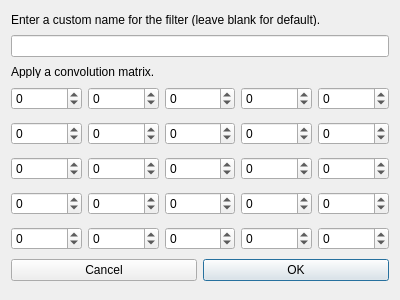
<?xml version="1.0" encoding="UTF-8"?>
<ui version="4.0">
 <class>EditFilterDialog</class>
 <widget class="QDialog" name="EditFilterDialog">
  <property name="geometry">
   <rect>
    <x>0</x>
    <y>0</y>
    <width>400</width>
    <height>300</height>
   </rect>
  </property>
  <property name="sizePolicy">
   <sizepolicy hsizetype="Fixed" vsizetype="Fixed">
    <horstretch>0</horstretch>
    <verstretch>0</verstretch>
   </sizepolicy>
  </property>
  <property name="minimumSize">
   <size>
    <width>400</width>
    <height>300</height>
   </size>
  </property>
  <property name="maximumSize">
   <size>
    <width>400</width>
    <height>300</height>
   </size>
  </property>
  <property name="windowTitle">
   <string>Edit filter</string>
  </property>
  <property name="sizeGripEnabled">
   <bool>false</bool>
  </property>
  <property name="modal">
   <bool>false</bool>
  </property>
  <layout class="QVBoxLayout" name="verticalLayout">
   <item>
    <widget class="QLabel" name="label_2">
     <property name="sizePolicy">
      <sizepolicy hsizetype="Preferred" vsizetype="Fixed">
       <horstretch>0</horstretch>
       <verstretch>0</verstretch>
      </sizepolicy>
     </property>
     <property name="minimumSize">
      <size>
       <width>382</width>
       <height>12</height>
      </size>
     </property>
     <property name="maximumSize">
      <size>
       <width>16777215</width>
       <height>12</height>
      </size>
     </property>
     <property name="text">
      <string>Enter a custom name for the filter (leave blank for default).</string>
     </property>
    </widget>
   </item>
   <item>
    <widget class="QLineEdit" name="customNameLineEdit"/>
   </item>
   <item>
    <widget class="QLabel" name="label">
     <property name="sizePolicy">
      <sizepolicy hsizetype="Preferred" vsizetype="Fixed">
       <horstretch>0</horstretch>
       <verstretch>0</verstretch>
      </sizepolicy>
     </property>
     <property name="minimumSize">
      <size>
       <width>382</width>
       <height>12</height>
      </size>
     </property>
     <property name="maximumSize">
      <size>
       <width>16777215</width>
       <height>12</height>
      </size>
     </property>
     <property name="text">
      <string>Apply a convolution matrix.</string>
     </property>
    </widget>
   </item>
   <item>
    <layout class="QGridLayout" name="matrixGridLayout">
     <property name="sizeConstraint">
      <enum>QLayout::SetMaximumSize</enum>
     </property>
     <property name="horizontalSpacing">
      <number>6</number>
     </property>
     <property name="verticalSpacing">
      <number>12</number>
     </property>
     <item row="3" column="0">
      <widget class="QSpinBox" name="spinBox_4">
       <property name="whatsThis">
        <string>A coefficient value which will be used to compute the output map.</string>
       </property>
       <property name="minimum">
        <number>-100</number>
       </property>
       <property name="maximum">
        <number>100</number>
       </property>
      </widget>
     </item>
     <item row="4" column="0">
      <widget class="QSpinBox" name="spinBox_5">
       <property name="whatsThis">
        <string>A coefficient value which will be used to compute the output map.</string>
       </property>
       <property name="minimum">
        <number>-100</number>
       </property>
       <property name="maximum">
        <number>100</number>
       </property>
      </widget>
     </item>
     <item row="1" column="0">
      <widget class="QSpinBox" name="spinBox_2">
       <property name="whatsThis">
        <string>A coefficient value which will be used to compute the output map.</string>
       </property>
       <property name="minimum">
        <number>-100</number>
       </property>
       <property name="maximum">
        <number>100</number>
       </property>
      </widget>
     </item>
     <item row="2" column="0">
      <widget class="QSpinBox" name="spinBox_3">
       <property name="whatsThis">
        <string>A coefficient value which will be used to compute the output map.</string>
       </property>
       <property name="minimum">
        <number>-100</number>
       </property>
       <property name="maximum">
        <number>100</number>
       </property>
      </widget>
     </item>
     <item row="0" column="0">
      <widget class="QSpinBox" name="spinBox">
       <property name="whatsThis">
        <string>A coefficient value which will be used to compute the output map.</string>
       </property>
       <property name="minimum">
        <number>-100</number>
       </property>
       <property name="maximum">
        <number>100</number>
       </property>
      </widget>
     </item>
     <item row="3" column="3">
      <widget class="QSpinBox" name="spinBox_19">
       <property name="whatsThis">
        <string>A coefficient value which will be used to compute the output map.</string>
       </property>
       <property name="minimum">
        <number>-100</number>
       </property>
       <property name="maximum">
        <number>100</number>
       </property>
      </widget>
     </item>
     <item row="4" column="3">
      <widget class="QSpinBox" name="spinBox_20">
       <property name="whatsThis">
        <string>A coefficient value which will be used to compute the output map.</string>
       </property>
       <property name="minimum">
        <number>-100</number>
       </property>
       <property name="maximum">
        <number>100</number>
       </property>
      </widget>
     </item>
     <item row="1" column="1">
      <widget class="QSpinBox" name="spinBox_7">
       <property name="whatsThis">
        <string>A coefficient value which will be used to compute the output map.</string>
       </property>
       <property name="minimum">
        <number>-100</number>
       </property>
       <property name="maximum">
        <number>100</number>
       </property>
      </widget>
     </item>
     <item row="0" column="3">
      <widget class="QSpinBox" name="spinBox_16">
       <property name="whatsThis">
        <string>A coefficient value which will be used to compute the output map.</string>
       </property>
       <property name="minimum">
        <number>-100</number>
       </property>
       <property name="maximum">
        <number>100</number>
       </property>
      </widget>
     </item>
     <item row="0" column="1">
      <widget class="QSpinBox" name="spinBox_6">
       <property name="whatsThis">
        <string>A coefficient value which will be used to compute the output map.</string>
       </property>
       <property name="minimum">
        <number>-100</number>
       </property>
       <property name="maximum">
        <number>100</number>
       </property>
      </widget>
     </item>
     <item row="3" column="1">
      <widget class="QSpinBox" name="spinBox_9">
       <property name="whatsThis">
        <string>A coefficient value which will be used to compute the output map.</string>
       </property>
       <property name="minimum">
        <number>-100</number>
       </property>
       <property name="maximum">
        <number>100</number>
       </property>
      </widget>
     </item>
     <item row="4" column="1">
      <widget class="QSpinBox" name="spinBox_10">
       <property name="whatsThis">
        <string>A coefficient value which will be used to compute the output map.</string>
       </property>
       <property name="minimum">
        <number>-100</number>
       </property>
       <property name="maximum">
        <number>100</number>
       </property>
      </widget>
     </item>
     <item row="2" column="1">
      <widget class="QSpinBox" name="spinBox_8">
       <property name="whatsThis">
        <string>A coefficient value which will be used to compute the output map.</string>
       </property>
       <property name="minimum">
        <number>-100</number>
       </property>
       <property name="maximum">
        <number>100</number>
       </property>
      </widget>
     </item>
     <item row="0" column="2">
      <widget class="QSpinBox" name="spinBox_11">
       <property name="whatsThis">
        <string>A coefficient value which will be used to compute the output map.</string>
       </property>
       <property name="minimum">
        <number>-100</number>
       </property>
       <property name="maximum">
        <number>100</number>
       </property>
      </widget>
     </item>
     <item row="1" column="2">
      <widget class="QSpinBox" name="spinBox_12">
       <property name="whatsThis">
        <string>A coefficient value which will be used to compute the output map.</string>
       </property>
       <property name="minimum">
        <number>-100</number>
       </property>
       <property name="maximum">
        <number>100</number>
       </property>
      </widget>
     </item>
     <item row="3" column="2">
      <widget class="QSpinBox" name="spinBox_14">
       <property name="whatsThis">
        <string>A coefficient value which will be used to compute the output map.</string>
       </property>
       <property name="minimum">
        <number>-100</number>
       </property>
       <property name="maximum">
        <number>100</number>
       </property>
      </widget>
     </item>
     <item row="2" column="2">
      <widget class="QSpinBox" name="spinBox_13">
       <property name="whatsThis">
        <string>A coefficient value which will be used to compute the output map.</string>
       </property>
       <property name="minimum">
        <number>-100</number>
       </property>
       <property name="maximum">
        <number>100</number>
       </property>
      </widget>
     </item>
     <item row="4" column="2">
      <widget class="QSpinBox" name="spinBox_15">
       <property name="whatsThis">
        <string>A coefficient value which will be used to compute the output map.</string>
       </property>
       <property name="minimum">
        <number>-100</number>
       </property>
       <property name="maximum">
        <number>100</number>
       </property>
      </widget>
     </item>
     <item row="1" column="3">
      <widget class="QSpinBox" name="spinBox_17">
       <property name="whatsThis">
        <string>A coefficient value which will be used to compute the output map.</string>
       </property>
       <property name="minimum">
        <number>-100</number>
       </property>
       <property name="maximum">
        <number>100</number>
       </property>
      </widget>
     </item>
     <item row="2" column="3">
      <widget class="QSpinBox" name="spinBox_18">
       <property name="whatsThis">
        <string>A coefficient value which will be used to compute the output map.</string>
       </property>
       <property name="minimum">
        <number>-100</number>
       </property>
       <property name="maximum">
        <number>100</number>
       </property>
      </widget>
     </item>
     <item row="0" column="4">
      <widget class="QSpinBox" name="spinBox_21">
       <property name="whatsThis">
        <string>A coefficient value which will be used to compute the output map.</string>
       </property>
       <property name="minimum">
        <number>-100</number>
       </property>
       <property name="maximum">
        <number>100</number>
       </property>
      </widget>
     </item>
     <item row="1" column="4">
      <widget class="QSpinBox" name="spinBox_22">
       <property name="whatsThis">
        <string>A coefficient value which will be used to compute the output map.</string>
       </property>
       <property name="minimum">
        <number>-100</number>
       </property>
       <property name="maximum">
        <number>100</number>
       </property>
      </widget>
     </item>
     <item row="2" column="4">
      <widget class="QSpinBox" name="spinBox_23">
       <property name="whatsThis">
        <string>A coefficient value which will be used to compute the output map.</string>
       </property>
       <property name="minimum">
        <number>-100</number>
       </property>
       <property name="maximum">
        <number>100</number>
       </property>
      </widget>
     </item>
     <item row="3" column="4">
      <widget class="QSpinBox" name="spinBox_24">
       <property name="whatsThis">
        <string>A coefficient value which will be used to compute the output map.</string>
       </property>
       <property name="minimum">
        <number>-100</number>
       </property>
       <property name="maximum">
        <number>100</number>
       </property>
      </widget>
     </item>
     <item row="4" column="4">
      <widget class="QSpinBox" name="spinBox_25">
       <property name="whatsThis">
        <string>A coefficient value which will be used to compute the output map.</string>
       </property>
       <property name="minimum">
        <number>-100</number>
       </property>
       <property name="maximum">
        <number>100</number>
       </property>
      </widget>
     </item>
    </layout>
   </item>
   <item>
    <layout class="QHBoxLayout" name="horizontalLayout">
     <property name="sizeConstraint">
      <enum>QLayout::SetDefaultConstraint</enum>
     </property>
     <item>
      <widget class="QPushButton" name="cancelButton">
       <property name="text">
        <string>Cancel</string>
       </property>
      </widget>
     </item>
     <item>
      <widget class="QPushButton" name="okButton">
       <property name="text">
        <string>OK</string>
       </property>
       <property name="default">
        <bool>true</bool>
       </property>
      </widget>
     </item>
    </layout>
   </item>
  </layout>
 </widget>
 <tabstops>
  <tabstop>customNameLineEdit</tabstop>
  <tabstop>spinBox</tabstop>
  <tabstop>spinBox_2</tabstop>
  <tabstop>spinBox_3</tabstop>
  <tabstop>spinBox_4</tabstop>
  <tabstop>spinBox_5</tabstop>
  <tabstop>spinBox_6</tabstop>
  <tabstop>spinBox_7</tabstop>
  <tabstop>spinBox_8</tabstop>
  <tabstop>spinBox_9</tabstop>
  <tabstop>spinBox_10</tabstop>
  <tabstop>spinBox_11</tabstop>
  <tabstop>spinBox_12</tabstop>
  <tabstop>spinBox_13</tabstop>
  <tabstop>spinBox_14</tabstop>
  <tabstop>spinBox_15</tabstop>
  <tabstop>spinBox_16</tabstop>
  <tabstop>spinBox_17</tabstop>
  <tabstop>spinBox_18</tabstop>
  <tabstop>spinBox_19</tabstop>
  <tabstop>spinBox_20</tabstop>
  <tabstop>spinBox_21</tabstop>
  <tabstop>spinBox_22</tabstop>
  <tabstop>spinBox_23</tabstop>
  <tabstop>spinBox_24</tabstop>
  <tabstop>spinBox_25</tabstop>
  <tabstop>cancelButton</tabstop>
  <tabstop>okButton</tabstop>
 </tabstops>
 <resources/>
 <connections>
  <connection>
   <sender>cancelButton</sender>
   <signal>clicked()</signal>
   <receiver>EditFilterDialog</receiver>
   <slot>close()</slot>
   <hints>
    <hint type="sourcelabel">
     <x>103</x>
     <y>258</y>
    </hint>
    <hint type="destinationlabel">
     <x>199</x>
     <y>149</y>
    </hint>
   </hints>
  </connection>
  <connection>
   <sender>okButton</sender>
   <signal>clicked()</signal>
   <receiver>EditFilterDialog</receiver>
   <slot>accept()</slot>
   <hints>
    <hint type="sourcelabel">
     <x>296</x>
     <y>243</y>
    </hint>
    <hint type="destinationlabel">
     <x>199</x>
     <y>149</y>
    </hint>
   </hints>
  </connection>
 </connections>
</ui>
